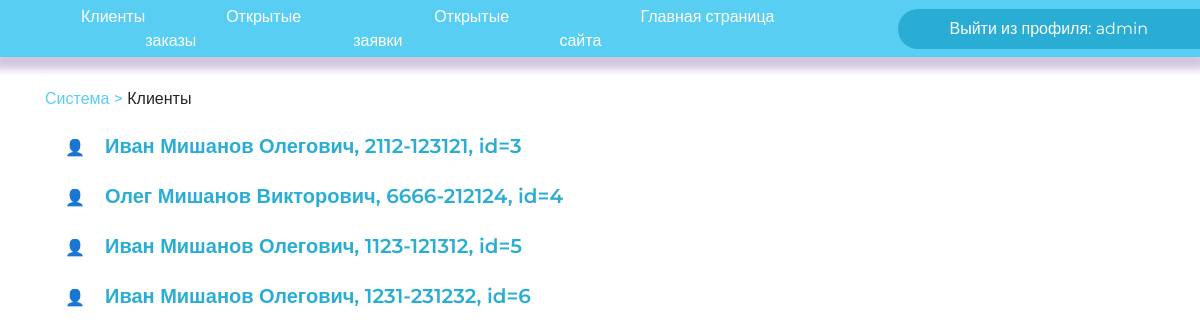
Before: /agent/clients (signed in) with the older database file.
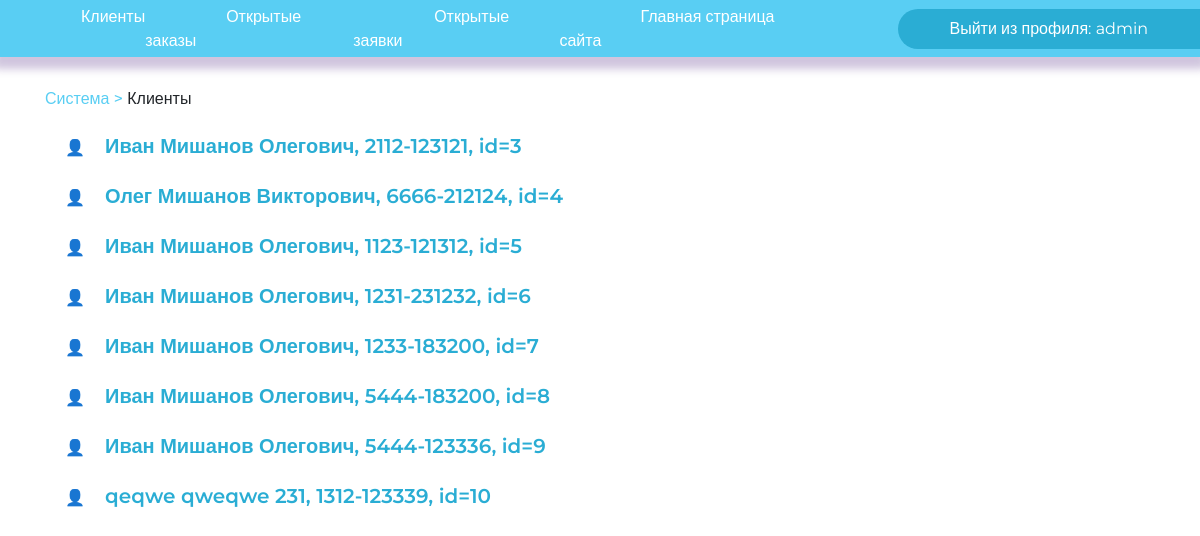
After: the same page with the newer database file.
### djangoApp/models.py (models this page shows, shortened)
class Client(models.Model):
    surname = models.CharField(max_length=30)
    name = models.CharField(max_length=30)
    patronymic = models.CharField(max_length=30)
    address = models.CharField(max_length=50)
    email = models.CharField(max_length=50)
    pass_and_serial = models.CharField(
        max_length=12, db_index=True, null=True, blank=True)
    pass_number = models.CharField(max_length=6, validators=[
                                   MinLengthValidator(6, 'Длина номера паспорта 6 цифр')])
    pass_serial = models.CharField(max_length=4, validators=[
                                   MinLengthValidator(4, 'Длина серии паспорта 4 цифры')])

### djangoApp/views.py (the view)
# urls.py: path('agent/clients', ClietsPage.as_view(), name="ClietsPage"),
class ClietsPage(LoginRequiredMixin, ListView):
    model=Client
    template_name = 'clients.html'
    context_object_name='clients'

### djangoApp/templates/clients.html (shortened to what this page needs)
{% extends 'secret_panel.html' %}
{% block currPath %}<div class="path"><a href="/agent/">Система ></a> Клиенты </div> {% endblock %}
{% block content %}
<ul style="margin-top: 20px">
{% for client in clients %}
    <li style="list-style-type: '\&#128100'; padding-left: 20px; margin-top:20px;"><a href="/agent/client/{{client.id}}/" class="client-list">{{client.name}}
        {{client.surname}} {{client.patronymic}}, {{client.pass_and_serial}}, id={{client.id}}</a></li>
{% endfor %}
</ul>
{% endblock content %}

Changed rows visible on the page:
added Client: name "Иван", surname "Мишанов", patronymic "Олегович", pass_and_serial "1233-183200", id "7"
added Client: name "Иван", surname "Мишанов", patronymic "Олегович", pass_and_serial "5444-183200", id "8"
added Client: name "Иван", surname "Мишанов", patronymic "Олегович", pass_and_serial "5444-123336", id "9"
added Client: name "qeqwe", surname "qweqwe", patronymic "231", pass_and_serial "1312-123339", id "10"
